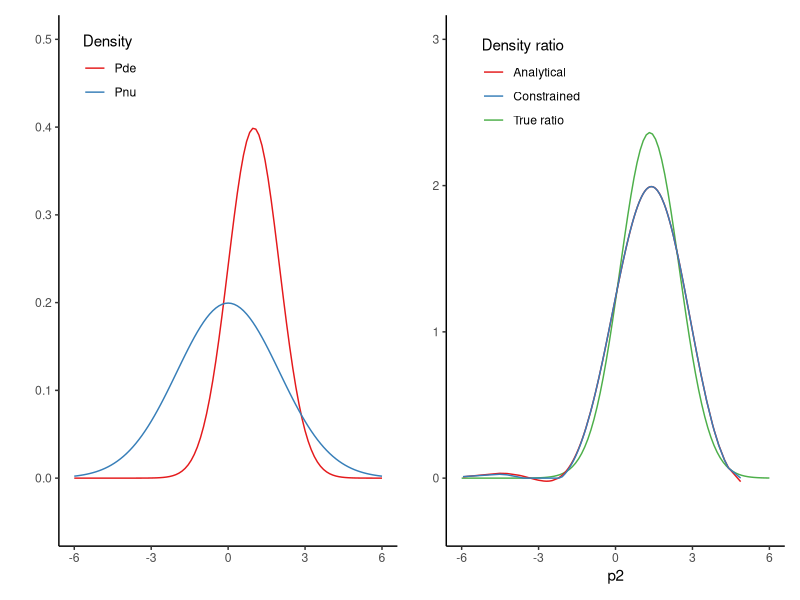

Reproduce this figure in R.
## ---- chunk 1
curve1 <- function(x) dnorm(x, 1, 1)          # numerator
curve2 <- function(x) dnorm(x, 0, 2)          # denominator
ratio  <- function(x) (curve1(x) / curve2(x)) # ratio
## ---- chunk 2
# Generate samples from both distributions
p1 <- rnorm(200, 1, 1)
p2 <- rnorm(200, 0, 2)
## ---- chunk 3
library(ggplot2)
library(patchwork)
library(quadprog)
## ---- chunk 4
# Gaussian kernel function for the data
kernelfunc <- function(x, y, sigma = NULL) {
  if (is.null(sigma)) {
    sigma <- abs(x - y) |> median()
  }
  exp(-(x - y)^2 / (2 * sigma^2))
}

# Make kernel Gram matrix, which is a pairwise similarity measure, K(x,x') = k_{i,i'} (x_i, x_i') 
gram <- function(x, y, sigma = NULL) {
  
  # create pairwise grid
  vgram <- expand.grid(x, y)
  
  # Create kernel gram matrix (pairwise similarity with x in rows, y in columns)
  kernelfunc(vgram[,1], vgram[,2], sigma = sigma) |>
    matrix(length(x))
}

rhat <- function(x, y, sigma = NULL, ridge = 1e-06) {
  
  # estimate density ratio
  # Sample size of x
  nd  <- length(x)
  # Sample size of y
  nn  <- length(y)
  
  # Create gram matrix of x with itself
  Kdd <- gram(x, x, sigma = sigma)
  # Create gram matrix of x and y
  Kdn <- gram(x, y, sigma = sigma)
  # Create vector of ones
  one <- rep(1, nn)
  
  # Add ridge penalty
  Kdd <- Kdd + ridge * diag(nrow(Kdd))
  
  # Compute analytic solution
  (nd / nn) * solve(Kdd) %*% Kdn %*% one
}

# Specify common sigma based on discrepancy between x and y. 
sigma <- expand.grid(X1 = p1, X2 = p2) |>
  {\(x) abs(x$X1 - x$X2)}() |>
  median()

analytical <- rhat(p2, p1, sigma = sigma, ridge = 4)
## ---- chunk 5
# Kernel gram matrix of distance of denominator with itself
Kdd <- gram(p2, p2, sigma = sigma) + diag(length(p2)) * 4

# Kernel gram matrix of distance of denominator with the numerator
Kdn <- gram(p2, p1)

# Constraints matrix that will be multiplied with the ratio
A <- cbind(-rep(1, ncol(Kdd)), # the ratio in combination with the denominator
           rep(1, ncol(Kdd)),  # density should approximately integrate to 1
           diag(ncol(Kdd)),    # the density ratio should be positive, and is
           -diag(ncol(Kdd)))   # constrained to be smaller than 1000 everywhere

# Bounds with respect to the integration
eps <- (sqrt(ncol(Kdd)) - 1) / (sqrt(ncol(Kdd)))

# Second part of constraints, t(A) %*% r >= b
b <- c(-ncol(Kdd) * (eps + 1), ncol(Kdd) * (eps - 1), rep(0, ncol(Kdd)), -rep(1000, ncol(Kdd)))

# Solve the optimization problem
out <- solve.QP(Dmat = Kdd, dvec = Kdn %*% rep(1, ncol(Kdn)), Amat = A, bvec = b)
## ---- chunk 6
ggplot() +
  stat_function(fun = dnorm, args = list(mean = 1, sd = 1), aes(col = "Pde")) +
  stat_function(fun = dnorm, args = list(mean = 0, sd = 2), aes(col = "Pnu")) +
  theme_classic() +
  xlim(-6, 6) +
  ylim(-0.05, 0.5) +
  ylab("") +
  scale_color_brewer("Density", palette = "Set1") +
  theme(legend.position = c(.15, .9)) +
ggplot() +
  stat_function(fun = ratio, aes(col = "True ratio")) +
  geom_line(aes(x = p2, y = analytical, col = "Analytical")) +
  geom_line(aes(x = p2, y = out$solution, col = "Constrained")) +
  theme_classic() +
  xlim(-6, 6) +
  ylim(-0.3, 3) +
  ylab("") +
  scale_color_brewer("Density ratio", palette = "Set1") +
  theme(legend.position = c(.25, .87))
